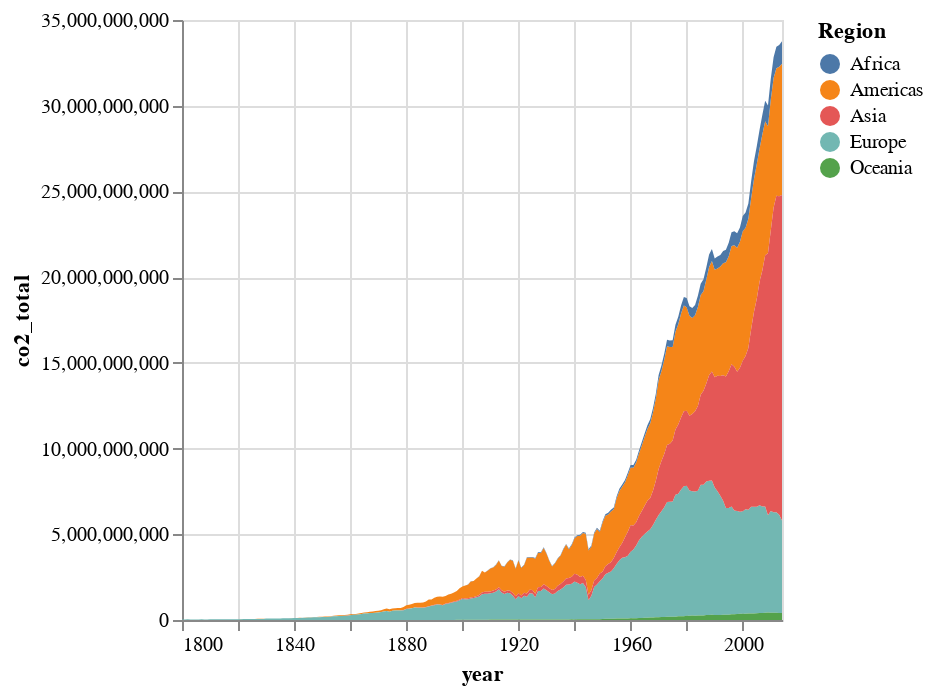

The notebook cell this image was saved under:
### Markdown cell above
<div class="alert alert-info" style="color:black">

### Question 5.3
rubric={accuracy:1,quality:1,viz:2}

<h4>
Python
</h4>
<ol type="1">
<li>in addition to the co2 per capita, the total population also matter for a country’s overall co2 emissions. compute a new column in your data set called <code>'co2_total'</code> which contains the total co2 emissions per observation.</li>
<li>plot this new column over time in an area chart, but instead of plotting one area for each country, plot one for each region which represents the sum of all countries co2 emissions in that region.</li>
</ol>
</div>

### Code cell
# YOUR PYTHON ANSWER GOES HERE
import pandas as pd
import altair as alt

gap_df = pd.read_csv(
    "https://raw.githubusercontent.com/UofTCoders/workshops-dc-py/master/data/processed/world-data-gapminder.csv",
    parse_dates=["year"]
)

gap_df["co2_total"] = gap_df["co2_per_capita"] * gap_df["population"]

co2_region_year = (
    gap_df
    .dropna(subset=["co2_total"])
    .groupby(["year", "region"], as_index=False)
    .agg({"co2_total": "sum"})
)

alt.Chart(co2_region_year).mark_area().encode(
    x="year",
    y= "co2_total",
    color=alt.Color("region:N", title="Region"),
    tooltip=["region:N", "year:T", "co2_total:Q"]
)

### Figure 1 — Vega-Lite specification as saved in the notebook (floating-point values rounded to 4 significant figures; data arrays with more than 128 entries replaced by an {"elided": "..."} marker saying what was removed)
{"config": {"view": {"continuousWidth": 300, "continuousHeight": 300}}, "data": {"name": "data-e22b36c34f360903a574afec5270be98"}, "mark": {"type": "area"}, "encoding": {"color": {"field": "region", "title": "Region", "type": "nominal"}, "tooltip": [{"field": "region", "type": "nominal"}, {"field": "year", "type": "temporal"}, {"field": "co2_total", "type": "quantitative"}], "x": {"field": "year", "type": "temporal"}, "y": {"field": "co2_total", "type": "quantitative"}}, "$schema": "https://vega.github.io/schema/vega-lite/v5.20.1.json", "datasets": {"data-e22b36c34f360903a574afec5270be98": {"elided": "888 records"}}}
